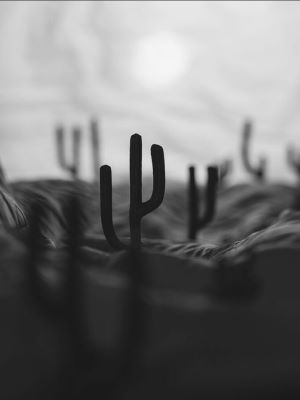
#> input picture images/gray.jpg, 300 x 400 px, found by its file name
$ python distribution.py
#> lines starting #> are read from the running program, lines starting #| are printed output that depends on the picture
import cv2
import numpy as np
import matplotlib.pyplot as plt

# Load the image
image_path = "CV/Image-Editor-Computer-Vision/images/gray.jpg"
# [39 lines of commented-out code are left out]
image = cv2.imread(image_path, cv2.IMREAD_GRAYSCALE)  # Replace with your image path
#> image is the input picture: shape (400, 300); min 16, max 245, mean 116.3

# Compute histogram
hist, bins = np.histogram(image.ravel(), bins=256, range=[0, 256])
#> hist = 256 values, max 4753 at index 38, min 0 at index 0, mean 468.8; bins = 257 values from 0 to 256

# Compute normalized distribution (PDF)
pdf = hist / hist.sum()
#> pdf = 256 values, max 0.0396 at index 38, min 0 at index 0, mean 0.00391

# Plot both histogram and distribution
plt.figure(figsize=(10, 5))
plt.subplot(1, 2, 1)
plt.title("Histogram")
plt.xlabel("Pixel Intensity")
plt.ylabel("Count")
plt.plot(hist, color="black")

plt.subplot(1, 2, 2)
plt.title("Distribution (PDF)")
plt.xlabel("Pixel Intensity")
plt.ylabel("Probability")
plt.plot(pdf, color="blue")

plt.show()
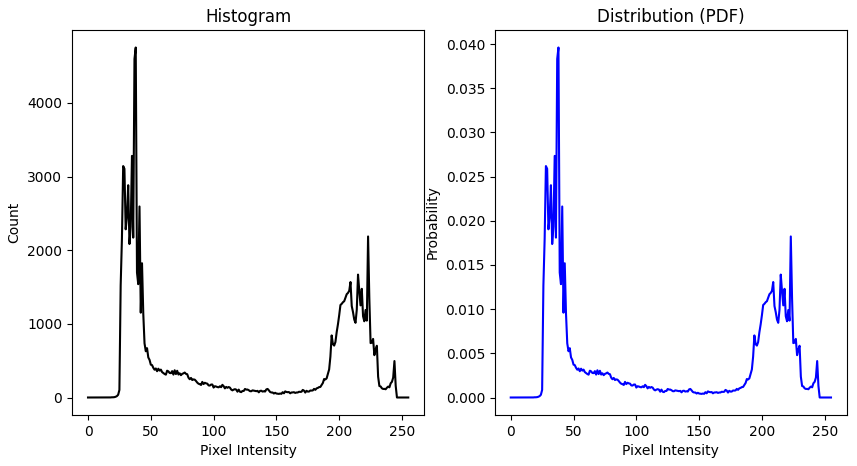
#> figure drawn by matplotlib, 2 panels; panel 1: curve peaks at x = 38, y = 4753; panel 2: curve peaks at x = 38, y = 0.0396
